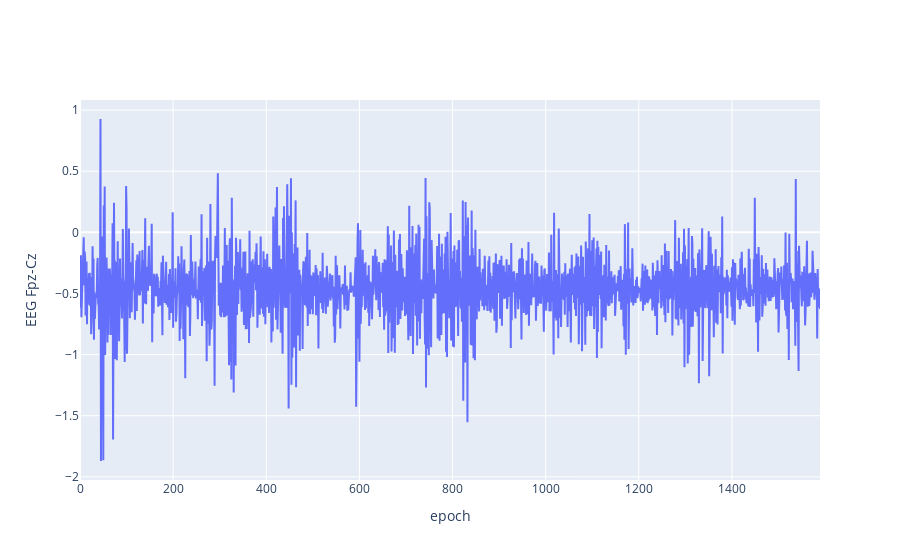

The notebook cell saved with this chart:
### Code cell
go.Figure(
    data=[
        go.Scatter(x=epoch_grouped_df["epoch"], y=epoch_grouped_df["EEG Fpz-Cz"]),
    ],
    layout=go.Layout(
        yaxis=dict(title="EEG Fpz-Cz"),
        xaxis=dict(title="epoch"),
    )
)

### Figure 1 — Plotly figure (JSON) as saved in the notebook; plotly's stock layout.template omitted (floating-point values rounded to 4 significant figures; data arrays with more than 128 entries replaced by an {"elided": "..."} marker saying what was removed)
{"data": [{"type": "scatter", "x": {"elided": "1590 int values"}, "y": {"elided": "1590 float values"}}], "layout": {"xaxis": {"title": {"text": "epoch"}}, "yaxis": {"title": {"text": "EEG Fpz-Cz"}}}}
